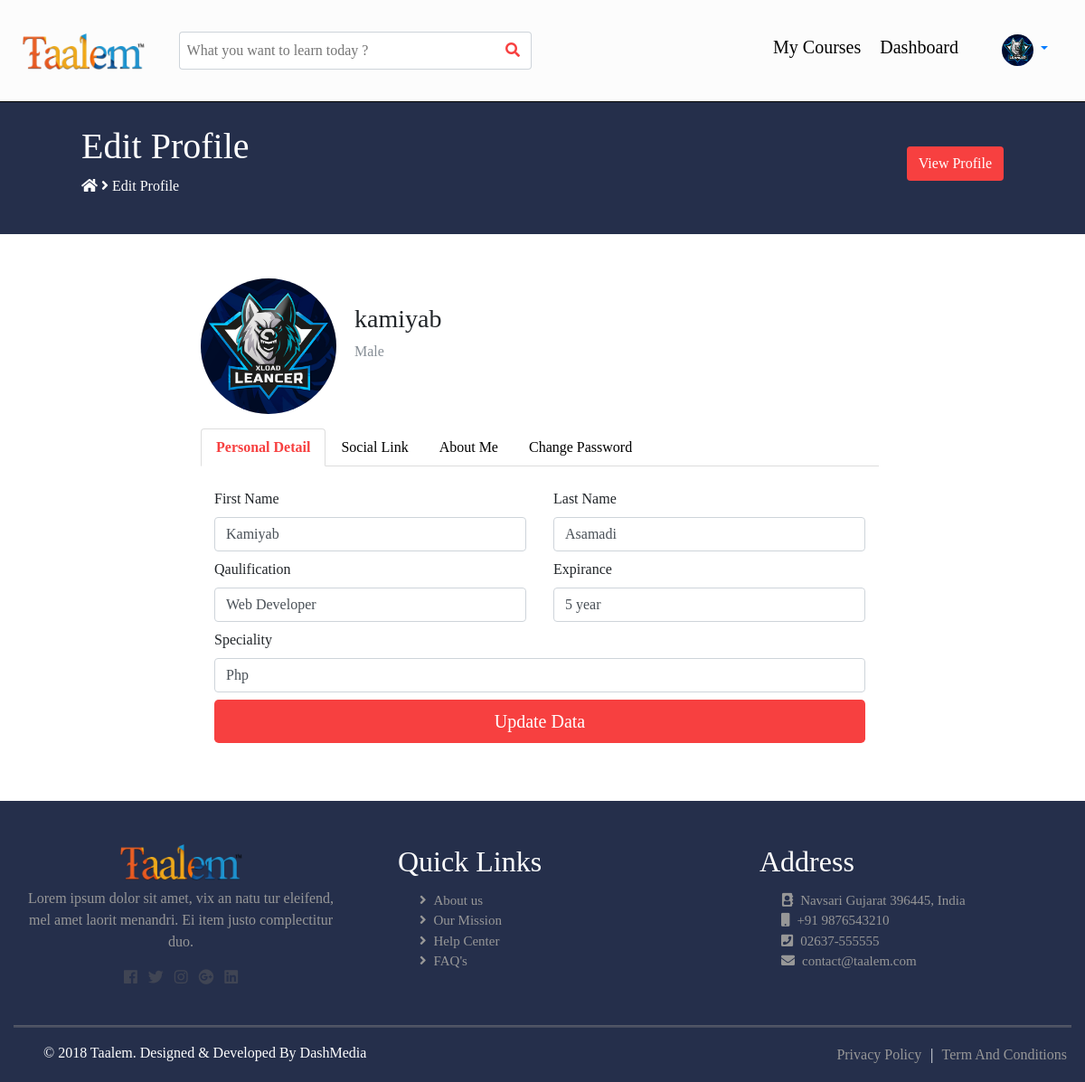
Page /instructor/editprofile.php (signed in) on the committed database.
### tables this page shows
CREATE TABLE IF NOT EXISTS `instructor` (
  `instid` int(3) NOT NULL AUTO_INCREMENT,
  `instname` varchar(50) NOT NULL,
  `regid` int(3) NOT NULL,
  `photo` varchar(60) DEFAULT NULL,
  `gender` char(1) NOT NULL,
  `qualification` varchar(30) DEFAULT NULL,
  `expirance` varchar(10) DEFAULT NULL,
  `speciality` varchar(20) DEFAULT NULL,
  `about` text,
  PRIMARY KEY (`instid`),
  KEY `regid` (`regid`)
);

### inc/logincode.php (called while the page is built, shortened)
<?php
	$dc = new Dataclass();
 ?>

### inc/dataclass.php (called while the page is built, shortened)
<?php
class Dataclass
{
    private $conn;
    public function __construct()
    {
        $this->conn = mysqli_connect("localhost","root","","academydb") or die("Connection Fails");
    }
    public function getRow($query)
    {
    	$table = mysqli_query($this->conn,$query);
    	$row = mysqli_fetch_assoc($table);
    	return $row;
    }
    public function getDp($regid,$usertype)
    {
        if ($usertype=="student") {
            $studquery = "select photo from student where regid='$regid'";
            $dp = $this->getRow($studquery);
            return $dp['photo'];
        }else{
            $insquery = "select photo from instructor where regid='$regid'";
            $dp = $this->getRow($insquery);
            return $dp['photo'];
        }
    }
}
 ?>

### instructor/editprofile.php (the view, shortened to what this page needs)
<?php
	require_once 'header.php';
	$dc = new Dataclass();
	$regid = $_SESSION['regid'];
	$username = $_SESSION['username'];
	$getuserq = "select * from instructor where regid=$regid";
	$insd = $dc->getRow($getuserq);
	$namear = explode(" ", $insd['instname']);
?>
		<div class="titlepage">
			<div class="row">
				<div class="col-md-6">
					<h1>Edit Profile</h1>
					<p><a href="<?= URL ?>" class="a-white"><i class="fas fa-home"></i></a> <i class="fas fa-angle-right a-white"></i> Edit Profile</p>
				</div>
				<div class="col-md-6 text-right pt-4">
					<a href="../profile.php?id=<?= $regid ?>" class="btn btn-custom">View Profile</a>
				</div>
			</div>
		</div>
		<div class="container mt-5" style="padding-left:16%;">
			<div class="row text-center">
				<div class="col-md-6 offset-md-2">
				</div>
			</div>
			<div class="row">
				<div class="col-md-12">
					<div class="dpdiv profilehead">
						<img src="../<?= $insd['photo'] ?>" class="rounded-circle mb-3 imgr" width="150" height="150" alt="user profile">
					</div>
					<div class="profilehead ml-3">
						    <h3><?= $username ?></h3>
							<?php
								if ($insd['gender'] == 'm') {
									echo "<span class='text-muted'>Male</span>";
								}
								else
								{
									echo "<span class='text-muted'>Female</span>";
								}
							?>
					</div>
				</div>
			</div>
			<div class="row">
				<div class="col-md-12">
					<div style="width:750px;">
						<ul class="nav nav-tabs" role="tablist">
						    <li class="nav-item">
						      <a class="nav-link active" data-toggle="tab" href="#personal">Personal Detail</a>
						    </li>
						    <li class="nav-item">
						      <a class="nav-link" data-toggle="tab" href="#sociallink">Social Link</a>
						    </li>
						    <li class="nav-item">
						      <a class="nav-link" data-toggle="tab" href="#aboutme">About Me</a>
						    </li>
						    <li class="nav-item">
						      <a class="nav-link" data-toggle="tab" href="#changepwd">Change Password</a>
						    </li>
						</ul>
						<div class="tab-content">
					    	<div id="personal" class="container tab-pane active"><br>
						 		<form action="" method="post" onsubmit="return userRegVal()">
									<div class="form-group">
										<div class="row">
											<div class="col-md-6">
												<label for="">First Name</label>
									  			<input type="text" name="firstname" id="firstname" class="form-control"
									  			value="<?= $namear[0]  ?>" required
									  			/>
											</div>
											<div class="col-md-6">
												<label for="">Last Name</label>
									  			<input type="text" name="lastname" id="lastname" class="form-control" value="<?= $namear[1]  ?>"required  />
											</div>
										</div>
										<div class="row mt-2">
											<div class="col-md-6">
												<label for="">Qaulification</label>
									  			<input  type="text" name="quali" id="quali" class="form-control"
									  			value="<?= $insd['qualification'] ?>" required  />
											</div>
											<div class="col-md-6">
												<label for="">Expirance</label>
									  			<input  type="text" name="expr" id="expr" class="form-control"
									  			value="<?= $insd['expirance'] ?>" required  />
											</div>
										</div>
										<div class="row mt-2">
											<div class="col-md-12">
												<label for="">Speciality</label>
									  			<input  type="text" name="special" id="special" class="form-control" value="<?= $insd['speciality'] ?>" required  />
											</div>
										</div>
										<div class="row">
											<div class="col-md-12 mt-2">
									  			<input type="submit" name="uppd" class="btn-block btn-lg btn btn-custom" value="Update Data">
											</div>
										</div>
									</div>
								</form>
					    	</div>
						</div>
					</div>
				</div>
			</div>
		</div>
<?php require_once 'footer.php'; ?>
</body>
</html>

### instructor/header.php (shortened to what this page needs)
<?php
	require_once '../inc/config.php';
	require_once '../inc/dataclass.php';
	include '../inc/logincode.php';
?>
<!DOCTYPE html>
<html lang="en">
<head>
	<link rel="stylesheet" href="../assests/libs/bootstrap/css/bootstrap.min.css" />
	<link rel="stylesheet" href="../assests/libs/animatecss/animate.min.css" />
	<link rel="stylesheet" href="../assests/libs/fontawesome/css/fontawesome-all.min.css" />
	<link rel="stylesheet" href="../assests/libs/jqueryui/jquery-ui.min.css">
	<link rel="stylesheet" href="../assests/css/main.css">
</head>
<body>
	<div class="container-fluid" style="padding:0px">
		<nav class="navbar navbar-expand-lg navbar-light mynavbar">
		  <a class="navbar-brand abfont"  href="<?= URL ?>"><img src="../assests/img/taalem-1080p.png" class="mx-auto" height="40" width="135" alt="Taalem Logo 1080"></a>
		  <div class="collapse navbar-collapse " id="navbarSupportedContent">
			<form class="form-inline menu-search" method="get" action="../search.php">
		      <input class="mx-2 animated bounceInDown" type="text" name="s" placeholder="What you want to learn today ?" aria-label="Search">
		      <button type="submit" class="btn search animated bounceInDown"><i class="fas fa-search"></i></button>
		    </form>
			<?php
				if (!isset($_SESSION['regid']) or $_SESSION['usertype'] == "student") {
			 ?>
		      <button class="btn btn-outline-success my-2 my-sm-0" data-toggle="modal" data-target="#loginModal">Login</button>
		      <a href="regins.php" class="btn btn-custom mx-2 my-sm-0" >SignUp</a>
		      <?php }else{ ?>
				<h5 class="mr-4"><a class="a-black px-2" href="../mycourses.php">My Courses</a> <a class="a-black px-2" href="dashboard.php">Dashboard</a></h5>
				<div class="dropdown">
					<a class="nav-link dropdown-toggle" href="#" id="navbarDropdownMenuLink" data-toggle="dropdown" aria-haspopup="true" aria-expanded="false">
						<img src="../<?= $dc->getDp($_SESSION['regid'],$_SESSION['usertype']) ?>" class=" rounded-circle imgr" height="35px" width="35px" alt="user profile">
					</a>
				</div>
		     <?php } ?>
		  </div>
		</nav>

### assests/css/main.css (style rules this page uses)
* { font-family: Century Gothic; }
body { margin: 0px; }
.abfont { font-family: abfont; }
.mynavbar { background-color: #f7f7f75c; color: black; padding:17px 25px; border-bottom: 1px solid black; }
.mynavbar .navbar-brand { font-size: 45px }
.mynavbar .menu-search { position: relative; left:-250px; }
.mynavbar .menu-search input { width: 350px; display: block; padding: 8px; font-size: 1rem; line-height: 1.5; color: #495057; background-color: #fff; background-image: none; background-clip: padding-box; border: 1px solid #ced4da; border-right: none; border-radius: 0.25rem; border-top-right-radius: 0; border-bottom-right-radius: 0; }
.mynavbar .search { background:#fff ; border: 1px solid #ced4da; border-left: none; color:#f74040; position:relative; left:-9px; border-top-left-radius: 0; border-bottom-left-radius: 0; height:42px; }
.imgr { object-fit: cover; }
.titlepage { position: relative; color: white; padding: 25px 90px 25px; background-size: cover; background-color: #252f4b; background-repeat: no-repeat; }
.a-white { text-decoration: none; color: white; }
.a-black { text-decoration: none; color:black; }
.btn-custom { background-color: #f74040; color: white; cursor: pointer; }
.nav-tabs > .nav-item > .nav-link { color:black; letter-spacing: 0px; transition: letter-spacing 0.5s ease-out; }
.nav-tabs > .nav-item > .active { color:#f74040; font-weight: bold; }
.profilehead { display: inline-block; }

### rows in the picture
instructor: photo (picture), firstname "Kamiyab", lastname "Asamadi", quali "Web Developer", expr "5 year", special "Php"

### other values in the picture
$username "kamiyab"
